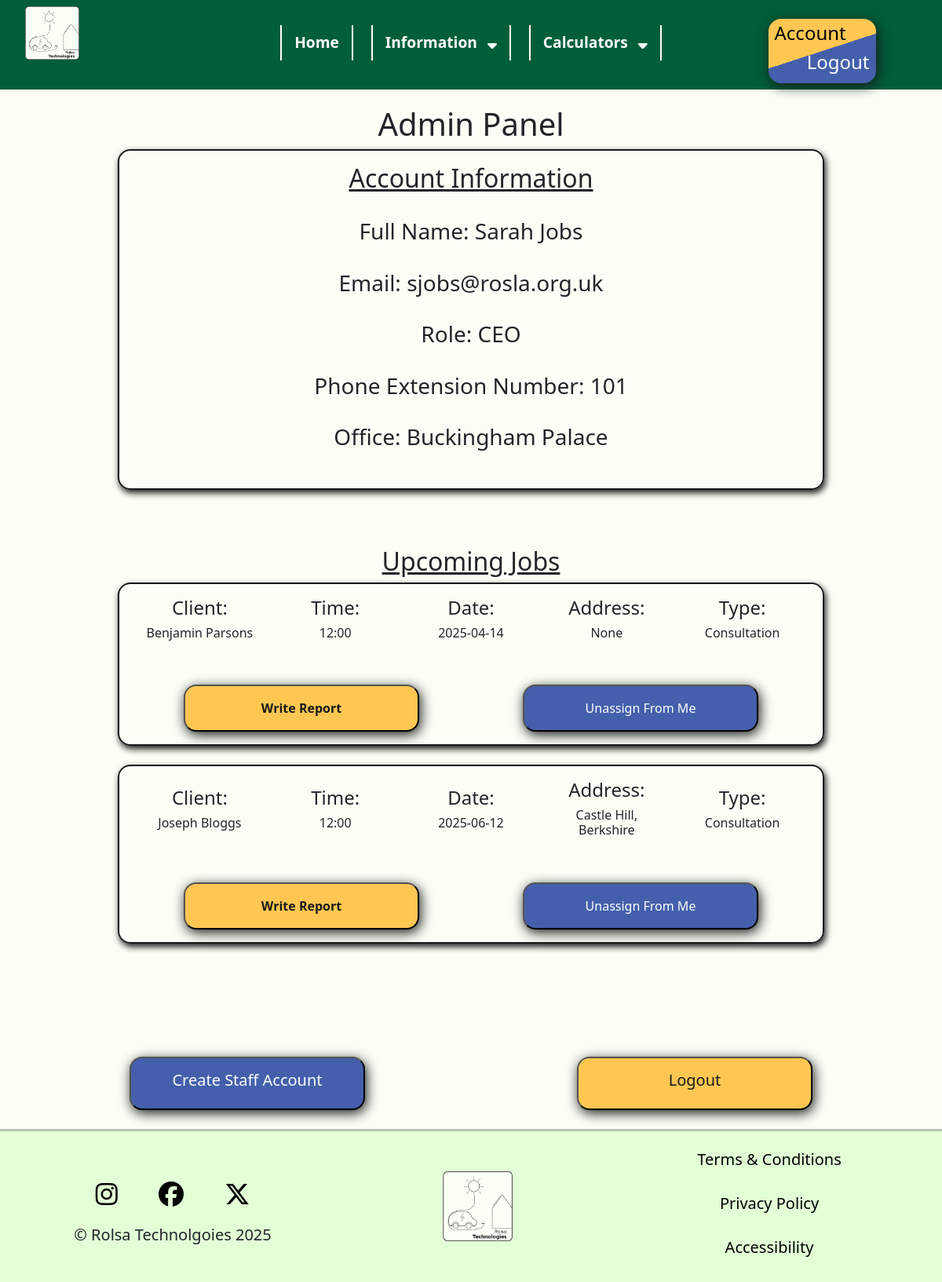
The app's page /admin (signed in) with its own data.
### tables this page shows
CREATE TABLE Staff(
    StaffID INTEGER NOT NULL,
    AccountID INTEGER NOT NULL,
    FullName VARCHAR(255) NOT NULL,
    Role VARCHAR(25) NOT NULL,
    OfficeID INTEGER NOT NULL,
    PhoneExt VARCHAR(3) NOT NULL,
    PRIMARY KEY (StaffID),
    FOREIGN KEY (AccountID) REFERENCES Account(AccountID),
    FOREIGN KEY (OfficeID) REFERENCES Office(OfficeID)
);

CREATE TABLE Account (
    AccountID INTEGER NOT NULL,
    Email BOOLEAN DEFAULT 1,
    Password VARCHAR(255) NOT NULL,
    AccountTypeID INTEGER DEFAULT 1,
    PRIMARY KEY (AccountID),
    FOREIGN KEY (AccountTypeID) REFERENCES AccountType(AccountTypeID)
);

CREATE TABLE Office(
    OfficeID INTEGER NOT NULL,
    OfficeName VARCHAR(50) NOT NULL,
    Address TEXT NOT NULL,
    Postcode VARCHAR(8) NOT NULL,
    PRIMARY KEY (OfficeID)
);

CREATE TABLE Personal(
    AccountID INTEGER NOT NULL,
    FullName VARCHAR(255) NOT NULL,
    DateOfBirth DATE,
    Address TEXT,
    Postcode VARCHAR(8),
    FOREIGN KEY (AccountID) REFERENCES Account(AccountID)
);

CREATE TABLE BookingType (
    BookingTypeID INTEGER NOT NULL,
    Title VARCHAR(25) NOT NULL,
    PRIMARY KEY (BookingTypeID)
);

### main.py (the view)
@app.route("/admin")
def admin():
    staff = session.get('type', None)
    account = session.get('account', None)
    if staff == 3:
        AccountInformation = Get.RetrieveAdmins(account)
        UnassignedWork = Get.UnassignedJobs()
        UpcomingWork = Get.UpcomingJobs(account)
        Get.OutstandingReport(account)
        return render_template("admin.html", AccountInformation = AccountInformation, UnassignedWork = UnassignedWork, UpcomingWork = UpcomingWork)
    else:
        return redirect("/account")

### get.py (called while the page is built, shortened)
def RetrieveAdmins(account):
    AccountInformation = {}
    con = sqlite3.connect("RolsaDB.db")
    cursor = con.cursor()
    cursor.execute("SELECT FullName, Email, Role, PhoneExt, OfficeName FROM Account JOIN Staff ON Account.AccountID = Staff.AccountID JOIN Office ON Staff.OfficeID = Office.OfficeID WHERE Email = ?", (account,))
    Admin = cursor.fetchone()
    con.close()
    AccountInformation = {
        'Name': Admin[0],
        'Email': Admin[1],
        'Role': Admin[2],
        'PhoneExt': Admin[3],
        'Office': Admin[4]
    }
    return AccountInformation

def UnassignedJobs():
    UnassignedWork = {}
    con = sqlite3.connect("RolsaDB.db")
    cursor = con.cursor()
    cursor.execute("SELECT SS.BookingID FROM StaffSchedule SS JOIN Booking B ON SS.BookingID = B.BookingID WHERE StaffID IS NULL AND B.BookingTypeID = 1 AND ForDateTime >= ?", (datetime.now(),))
    Unassigned= cursor.fetchall()
    con.close()
    return UnassignedWork

def OutstandingReport(account):
    Reports = {}
    counter = 0
    con = sqlite3.connect("RolsaDB.db")
    cursor = con.cursor()
    cursor.execute("SELECT AccountID FROM Account WHERE Email = ?", (account,))
    AccountID = cursor.fetchone()
    cursor.execute("SELECT StaffID FROM Staff WHERE AccountID = ?", (AccountID[0],))
    StaffID = cursor.fetchone()
    cursor.execute("SELECT B.BookingID FROM StaffSchedule SS JOIN Booking B ON SS.BookingID = B.BookingID JOIN BookingReport BR ON B.BookingID = BR.ConsultationID WHERE SS.StaffID = ?", (StaffID[0],))
    OnTheScheduleOutstanding = cursor.fetchall()

### main.py (called while the page is built)
@app.context_processor
def inject_global_data():
    return {
        "account": session.get('account', None), #email address is considered as account
        "type": session.get('type', None) #type is considered as account type (Personal, Business, Admin)
    }

### templates/admin.html (shortened to what this page needs)
{% extends "base.html" %}
{% block css %}
    <link rel="stylesheet" href="{{ url_for('static', filename='css/admin.css') }}">
{% endblock %}
{% block content %}
    <h1>Admin Panel</h1>
    <div class="infobox">
    <center>
        <h2>Account Information</h2>
        <br>
        <h3>Full Name: {{AccountInformation.Name}}</h3><br>
        <h3>Email:  {{AccountInformation.Email}}</h3><br>
        <h3>Role:  {{AccountInformation.Role}}</h3><br>
        <h3>Phone Extension Number:  {{AccountInformation.PhoneExt}}</h3><br>
        <h3>Office:  {{AccountInformation.Office}}</h3><br>
    </center>
</div><br><br><br>
<h2>Upcoming Jobs</h2>
{% if UpcomingWork %}
{% for counter, job in UpcomingWork.items() %}
<div class="infobox">
  <div class="container text-center">
    <div class="row align-items-center">
      <div class="col">
        <h4>Client:</h4>
        <h6>{{ job.Name }}</h6>
      </div>
      <div class="col">
        <h4>Time:</h4>
        <h6>{{ job.Time }}</h6>
      </div>
      <div class="col">
        <h4>Date:</h4>
        <h6>{{ job.Date }}</h6>
      </div>
      <div class="col">
        <h4>Address:</h4>
        <h6>{{ job.Address }}</h6>
      </div>
      <div class="col">
        <h4>Type:</h4>
        <h6>{{ job.Type }}</h6>
      </div>
      <br>
      <br>
    </div>
</div>
<br><br>
<div class="container text-center">
  <div class="row align-items-center">
    <div class="col">
      <button id="YellowButton" onclick="window.location.href='/write_report{{ job.BookingID }}'"><strong>Write Report</strong></button>
    </div>
    <div class="col">
      <button id="BlueButton" onclick="window.location.href='/UnassignConsultation{{ job.BookingID }}'">Unassign From Me</a>
    </div>
  </div>
</div>
</div>
<br>
{% endfor %}
{% else %}
<br><br>
<h3 style="text-align: center; color: red;">No Jobs assigned to you at the moment</h3>
{% endif %}
<br><br><br>
<br><br>
<div class="container text-center">
    <div class="row align-items-center">
        <div class="col">
            <button id="BlueButton" onclick="window.location.href='{{ url_for('CreateAdmin')}}'"><h5>Create Staff Account</h5></button>
        </div>
        <div class="col">
            <button id="YellowButton" onclick="window.location.href='/logout'"><h5>Logout</h5></button>
        </div>
    </div>
</div>
<br>
{% endblock %}

### static/css/general.css (style rules this page uses)
body { font-family: "Lexend", sans-serif; margin: 0; padding: 0; background-color: #FCFFF6 !important; color: #191919; }
h1 { text-align: center; margin-bottom: 1.5vh; }
h2 { text-align: center; text-decoration: underline; margin-top: 2vh; margin-bottom: 1vh; }
#BlueButton { background-color: #4460AC; color: white; padding: 2vh 4vh; border-radius: 2vh; min-width: 300px; max-width: 95%; box-shadow: 0.25vh 0.5vh 2vh #191919; transition: 0.25s; }
#YellowButton { background-color: #FFC752; color: #191919; padding: 2vh 4vh; border-radius: 2vh; min-width: 300px; max-width: 95%; box-shadow: 0.25vh 0.5vh 2vh #191919; transition: 0.25s; }

### static/css/admin.css (style rules this page uses)
.infobox { width: 75%; margin-left: auto; margin-right: auto; padding: 2vh; border: 2px solid #191919; border-radius: 2vh; box-shadow: 0.25vh 0.5vh 1vh #191919; }

### records on screen
Staff: Name "Sarah Jobs", Role "CEO", PhoneExt "101"
Account: Email "sjobs@rosla.org.uk"
Office: Office "Buckingham Palace"
Personal: Name "Benjamin Parsons"
BookingType: Type "Consultation" "Consultation"
Personal: Name "Joseph Bloggs", Address "Castle Hill, Berkshire"

### other values on screen
{{ job.Time }} "12:00" "12:00"
{{ job.Date }} "2025-04-14" "2025-06-12"
{{ job.Address }} "None"
